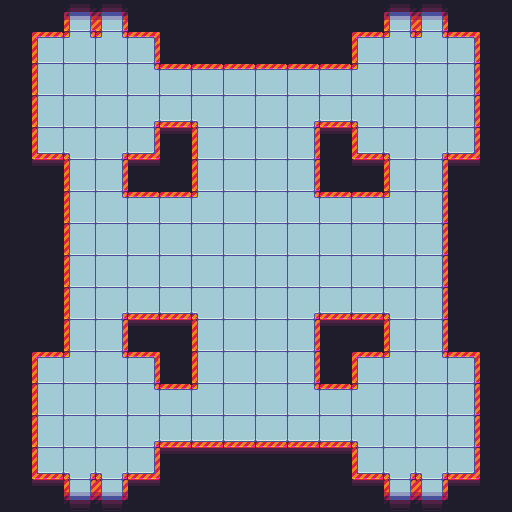

Tiled map render using the project's own tile images. Description and the whole map definition, tile-layer contents included, below:
An orthogonal 16x16 tile map with 32x32 px tiles, 1 tile layer (Tile Layer 1).

<map version="1.4" tiledversion="1.4.2" orientation="orthogonal" renderorder="right-down" width="16" height="16" tilewidth="32" tileheight="32" infinite="0" nextlayerid="3" nextobjectid="1">
 <editorsettings>
  <export target="vov-scifi-1.json" format="json" />
 </editorsettings>
 <tileset firstgid="1" source="vov-scifi-tileset.tsx" />
 <layer id="1" name="Tile Layer 1" width="16" height="16">
  <data encoding="csv">
18,18,57,57,18,18,18,18,18,18,18,18,57,57,18,18,
18,48,81,81,50,18,18,18,18,18,18,48,81,81,50,18,
18,62,21,21,65,49,49,49,49,49,49,66,21,21,64,18,
18,62,21,21,51,77,52,21,21,51,77,52,21,21,64,18,
18,76,52,51,78,17,62,21,21,64,17,76,52,51,78,18,
18,17,62,64,17,18,62,21,21,64,18,17,62,64,17,18,
18,18,62,65,49,49,66,21,21,65,49,49,66,64,18,18,
18,18,62,21,21,21,21,21,21,21,21,21,21,64,18,18,
18,18,62,21,21,21,21,21,21,21,21,21,21,64,18,18,
18,18,62,51,77,77,52,21,21,51,77,77,52,64,18,18,
18,18,62,64,17,17,62,21,21,64,17,17,62,64,18,18,
18,48,66,65,50,18,62,21,21,64,18,48,66,65,50,18,
18,62,21,21,65,49,66,21,21,65,49,66,21,21,64,18,
18,62,21,21,51,77,77,77,77,77,77,52,21,21,64,18,
18,76,79,79,78,17,17,17,17,17,17,76,79,79,78,18,
18,17,58,58,17,18,18,18,18,18,18,17,58,58,17,18
</data>
 </layer>
</map>
